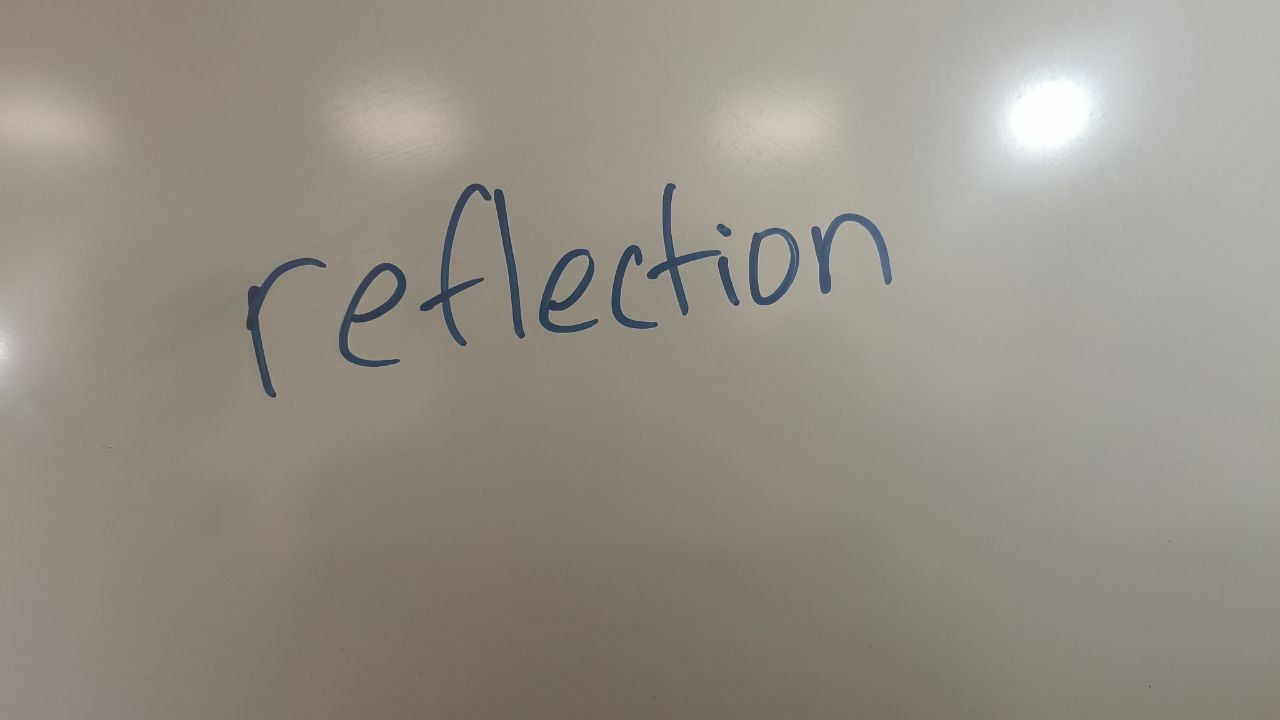
#> input picture train_data/rec/test/6170105964414046607.jpg, 1280 x 720 px
$ python -i pair_data.py   (imports and definitions only)
#> lines starting #> are read from the running program, lines starting #| are printed output that depends on the picture
"""Shared, torch-free helpers for the paired super-resolution (stroke restoration) experiment.

Kept free of torch so every data decision (normalisation, patch sampling, splits, metrics) can be
tested on its own. Used by train_accepted_pairs.py, make_airdrop_test_pairs.py and the notebook.

Images are RGB uint8 arrays on disk; inside the model they are float32 in [0, 1].
"""
from __future__ import annotations

import hashlib
import random

import cv2
import numpy as np

# ---------------------------------------------------------------------------------------------
# 1. Photometric normalisation ("flatten the board")
# ---------------------------------------------------------------------------------------------
# The close and the distant photo of a pair were taken with different exposure and white balance.
# Pixel losses then mostly measure that tone difference instead of the strokes. Each image is
# divided by an estimate of its own board background, so the board becomes ~1.0 (white) and ink is
# measured relative to it. Input and target are normalised INDEPENDENTLY (the target is never used
# to normalise the input), so exactly the same step can be applied to a new photo at inference.

BG_WORK_SIDE = 256      # background is estimated on a copy this size (long side)
BG_CLOSE = 9            # closing kernel at that size: removes dark strokes, keeps the board
BG_SIGMA = 6.0          # smooth the background estimate (gradual lighting only)


def normalise_board(rgb: np.ndarray) -> np.ndarray:
    """uint8 RGB -> float32 RGB in [0, 1] with the board background flattened to ~1.0."""
    img = rgb.astype(np.float32)
    h, w = img.shape[:2]
#> h = 720; w = 1280
    s = min(1.0, BG_WORK_SIDE / max(h, w))
#> s = 0.2
    small = cv2.resize(img, (max(1, round(w * s)), max(1, round(h * s))), interpolation=cv2.INTER_AREA)
    k = max(3, int(round(BG_CLOSE * min(1.0, max(small.shape[:2]) / BG_WORK_SIDE))) | 1)
#> k = 9
    bg = cv2.morphologyEx(small, cv2.MORPH_CLOSE, np.ones((k, k), np.uint8))   # dark ink removed
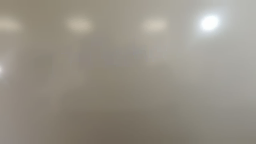
#> bg: shape (144, 256, 3) float32; mean R, G, B 151.2, 145.8, 135.2
    bg = cv2.GaussianBlur(bg, (0, 0), BG_SIGMA * min(1.0, max(small.shape[:2]) / BG_WORK_SIDE) + 0.5)
    bg = cv2.resize(bg, (w, h), interpolation=cv2.INTER_LINEAR)
#> bg: shape (720, 1280, 3) float32
    return np.clip(img / np.maximum(bg, 1.0), 0.0, 1.0).astype(np.float32)
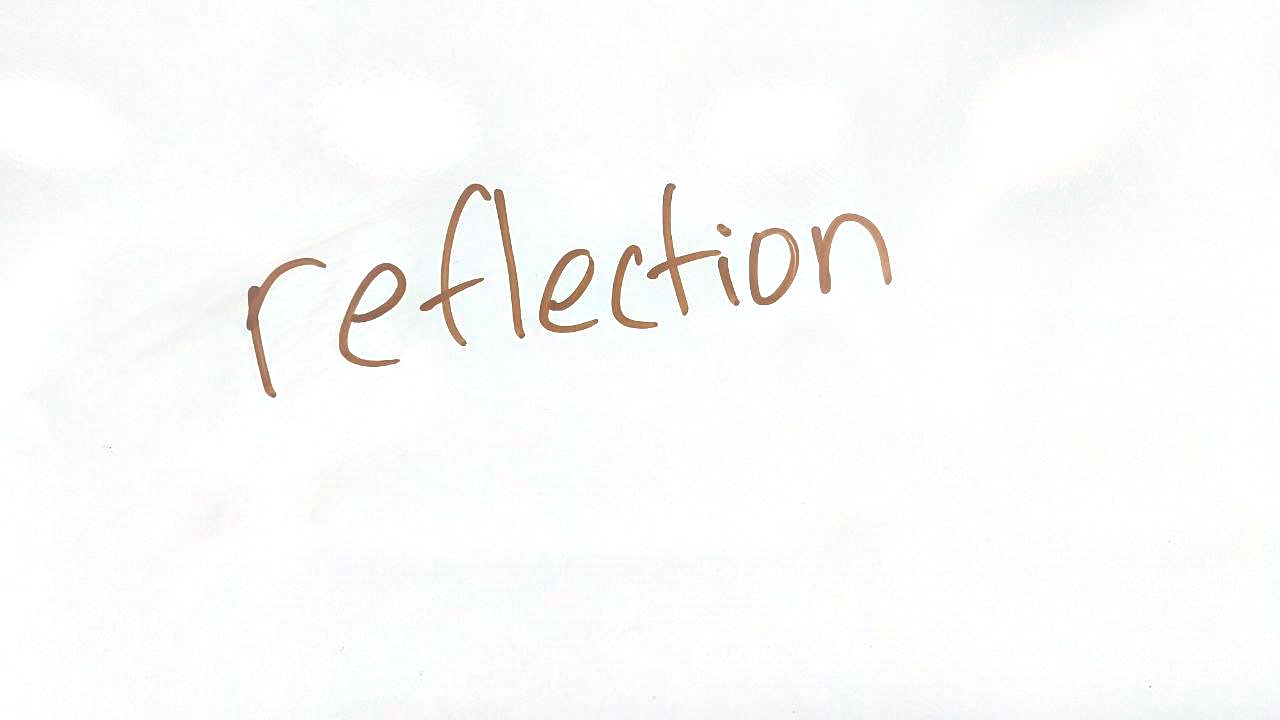
#> returned value: shape (720, 1280, 3) float32; mean of channels 0, 1, 2 0.986, 0.987, 0.988; drawn as B, G, R


# ---------------------------------------------------------------------------------------------
# 2. Masks: where the canvas holds real photo pixels, and where there is ink
# ---------------------------------------------------------------------------------------------
# [63 lines left out: functions valid_mask, ink_mask, sample_patch, fixed_patches, not called in this run]


# ---------------------------------------------------------------------------------------------
# 4. Splits: hold out WHOLE input photos
# ---------------------------------------------------------------------------------------------
# Splitting by line let every input photo appear in train, val and test, so the test measured "new
# lines from photos the model has already seen" (same blur, noise, exposure). Here whole photos are
# held out, one far / side / medium view per split. Synthetic pairs have no input photo (they are
# degraded copies of a clear target) and are used for training only.
TEST_INPUT_PHOTOS = {"IMG_4748.HEIC", "IMG_4750.HEIC", "IMG_4697.HEIC"}   # far, side, medium
VAL_INPUT_PHOTOS = {"IMG_4736.HEIC", "IMG_4705.HEIC", "IMG_4673.HEIC"}    # far, side, medium


# [38 lines left out: functions assign_photo_splits, spp_band, psnr, not called in this run]


def to_uint8(rgb01: np.ndarray) -> np.ndarray:
    return np.rint(np.clip(rgb01, 0, 1) * 255).astype(np.uint8)


# [11 lines left out: function ink_correlation, not called in this run]

>>> import cv2
>>> picture = cv2.cvtColor(cv2.imread('../../../../train_data/rec/test/6170105964414046607.jpg'), cv2.COLOR_BGR2RGB)
>>> result = normalise_board(picture)

$ run again, on train_data/rec/test/6170105964414046608.jpg
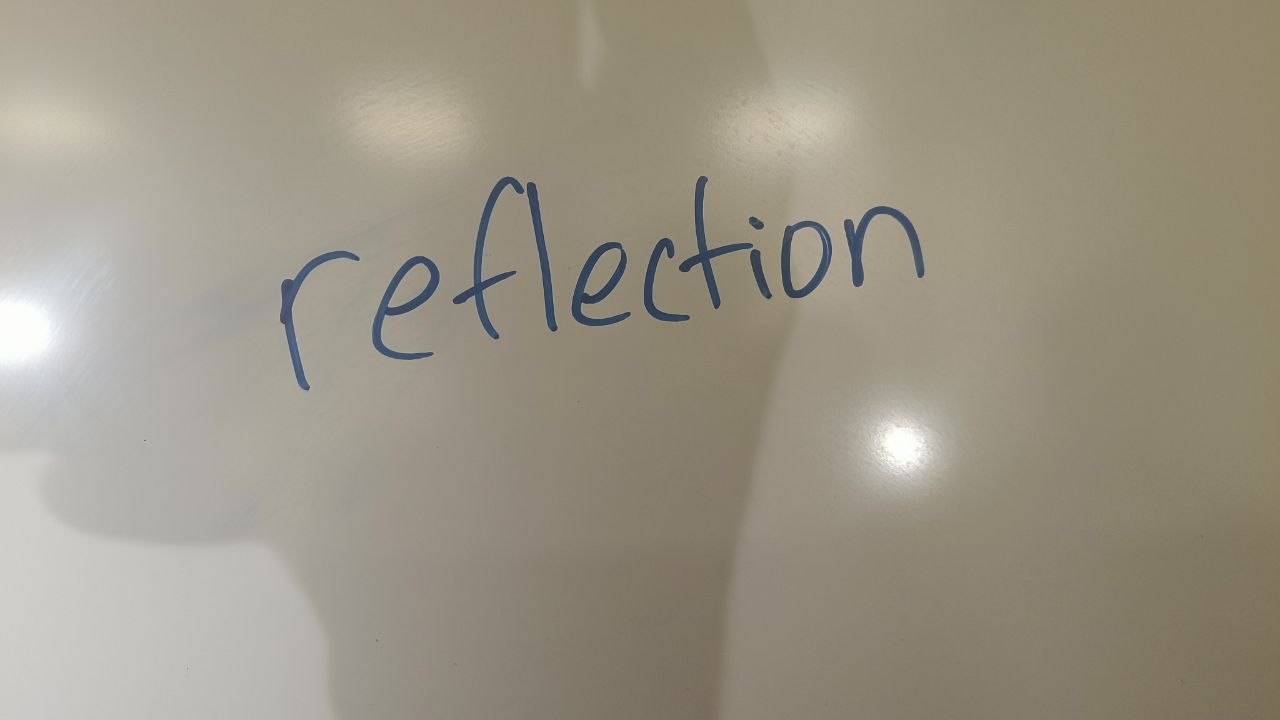
#> input picture train_data/rec/test/6170105964414046608.jpg, 1280 x 720 px
#> in normalise_board, `bg = cv2.GaussianBlur(bg, (0, 0), BG_SIGMA * min(1.0, max(small.shape[..`:
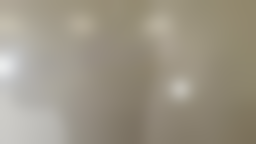
#> bg: shape (144, 256, 3) float32; mean R, G, B 157.1, 150.1, 134.5
#> in normalise_board, `return np.clip(img / np.maximum(bg, 1.0), 0.0, 1.0).astype(np.float32)`:
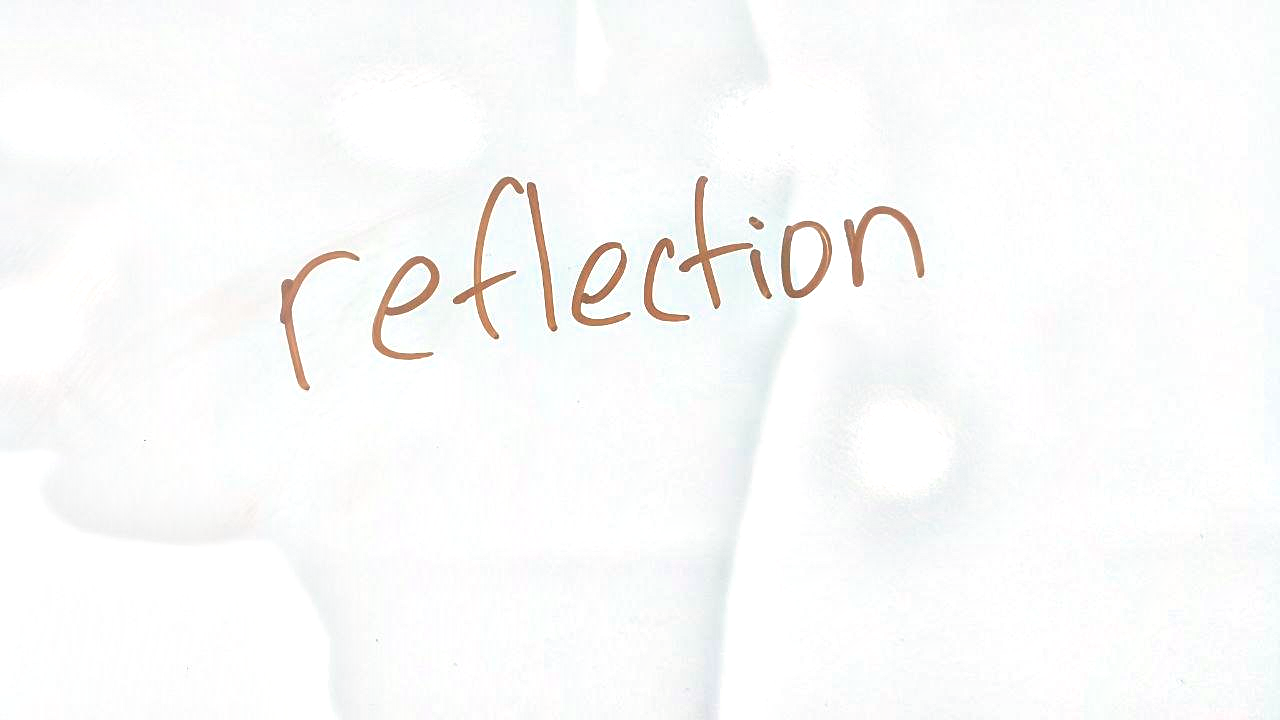
#> returned value: shape (720, 1280, 3) float32; mean of channels 0, 1, 2 0.984, 0.986, 0.985; drawn as B, G, R

$ run again, on train_data/rec/test/6170105964414046609.jpg
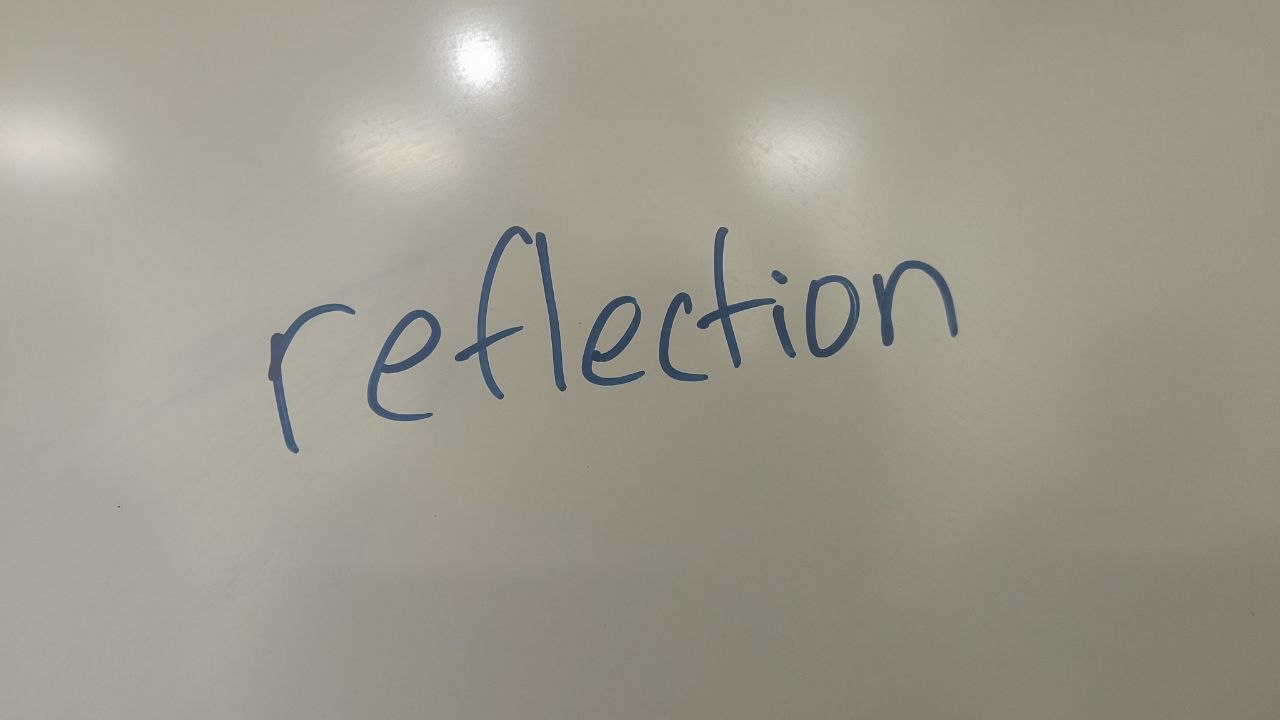
#> input picture train_data/rec/test/6170105964414046609.jpg, 1280 x 720 px
#> in normalise_board, `bg = cv2.morphologyEx(small, cv2.MORPH_CLOSE, np.ones((k, k), np.uint8))`:
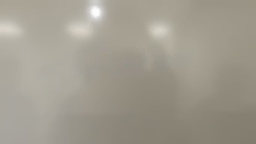
#> bg: shape (144, 256, 3) float32; mean R, G, B 160.7, 155.5, 143.2
#> in normalise_board, `return np.clip(img / np.maximum(bg, 1.0), 0.0, 1.0).astype(np.float32)`:
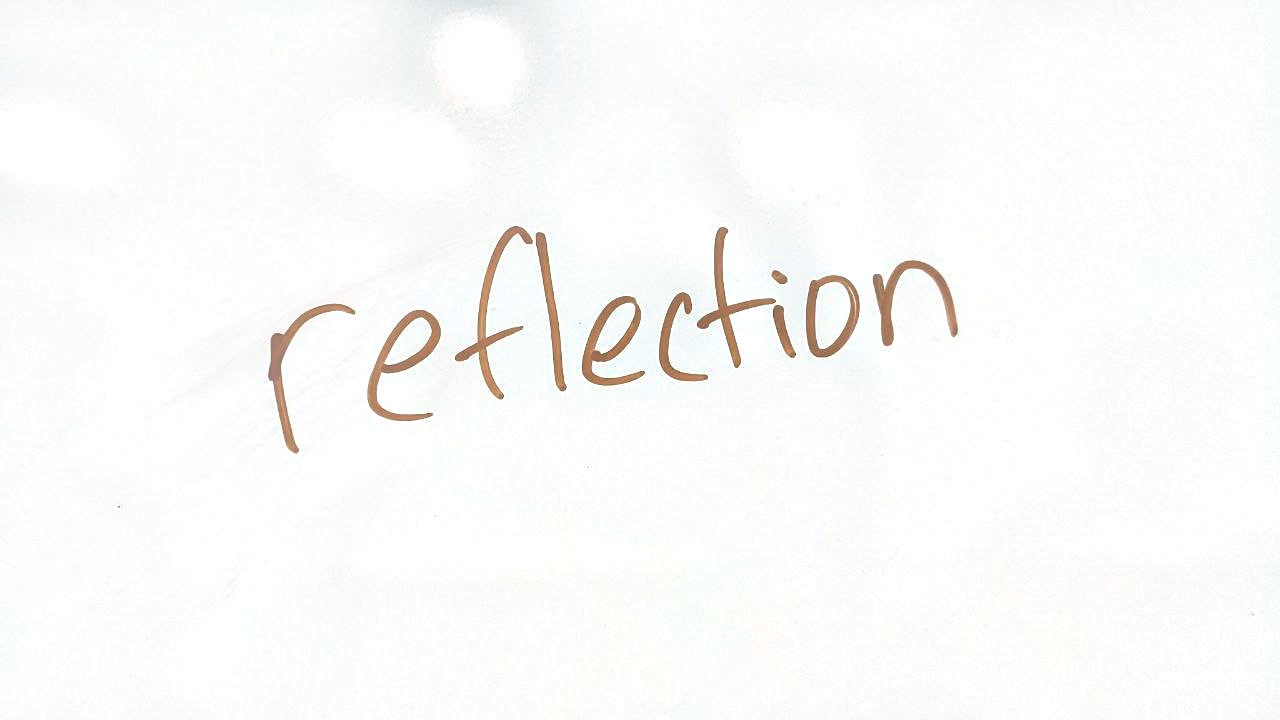
#> returned value: shape (720, 1280, 3) float32; mean of channels 0, 1, 2 0.985, 0.987, 0.988; drawn as B, G, R
